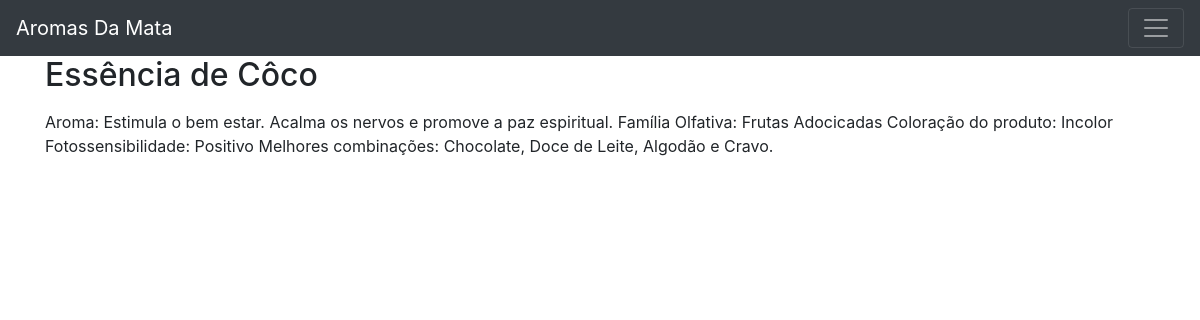
/4, run on the app's committed database.
### app.py (models this page shows)
class Insumos(db.Model):
    id = db.Column(db.Integer, primary_key=True)
    created = db.Column(db.DateTime, default=datetime.datetime.utcnow)
    nome_insumo = db.Column(db.String(80), nullable=False)
    beneficios = db.Column(db.String(500), nullable=False)

### app.py (the view)
@app.route('/<int:insumo_id>') #id do insumo é rota para consulta individual
def post(insumo_id):
    post = get_insumo(insumo_id)
    return render_template('insumos.html', post=post)

### app.py (called while the page is built)
def get_db_connection():
    conn = sqlite3.connect('database.db')
    conn.row_factory = sqlite3.Row
    return conn

def get_insumo(insumo_id):
    conn = get_db_connection()
    insumo = conn.execute('SELECT * FROM insumos WHERE id = ?', (insumo_id,)).fetchone()
    conn.close()
    if insumo is None:
        abort(404)
    return insumo #se não for insumo aqui, no insumos.html não vai retornar o individual

### templates/insumos.html (shortened to what this page needs)
{% extends 'base.html' %}
{% block content %}
    <h2>{% block title %} {{ post['nome_insumo'] }} {% endblock %}</h2>
    <p>{{ post['beneficios'] }}</p>
{% endblock %}

### data on the page
Insumos: nome_insumo "Essência de Côco", beneficios "Aroma: Estimula o bem estar. Acalma os nervos e promove a paz espiritual. Família Olfativa: Frutas Adocicadas Coloração do produto: Incolor Fotossensibilidade: Positivo Melhores combinações: Chocolate, Doce de Leite, Algodão e Cravo."
